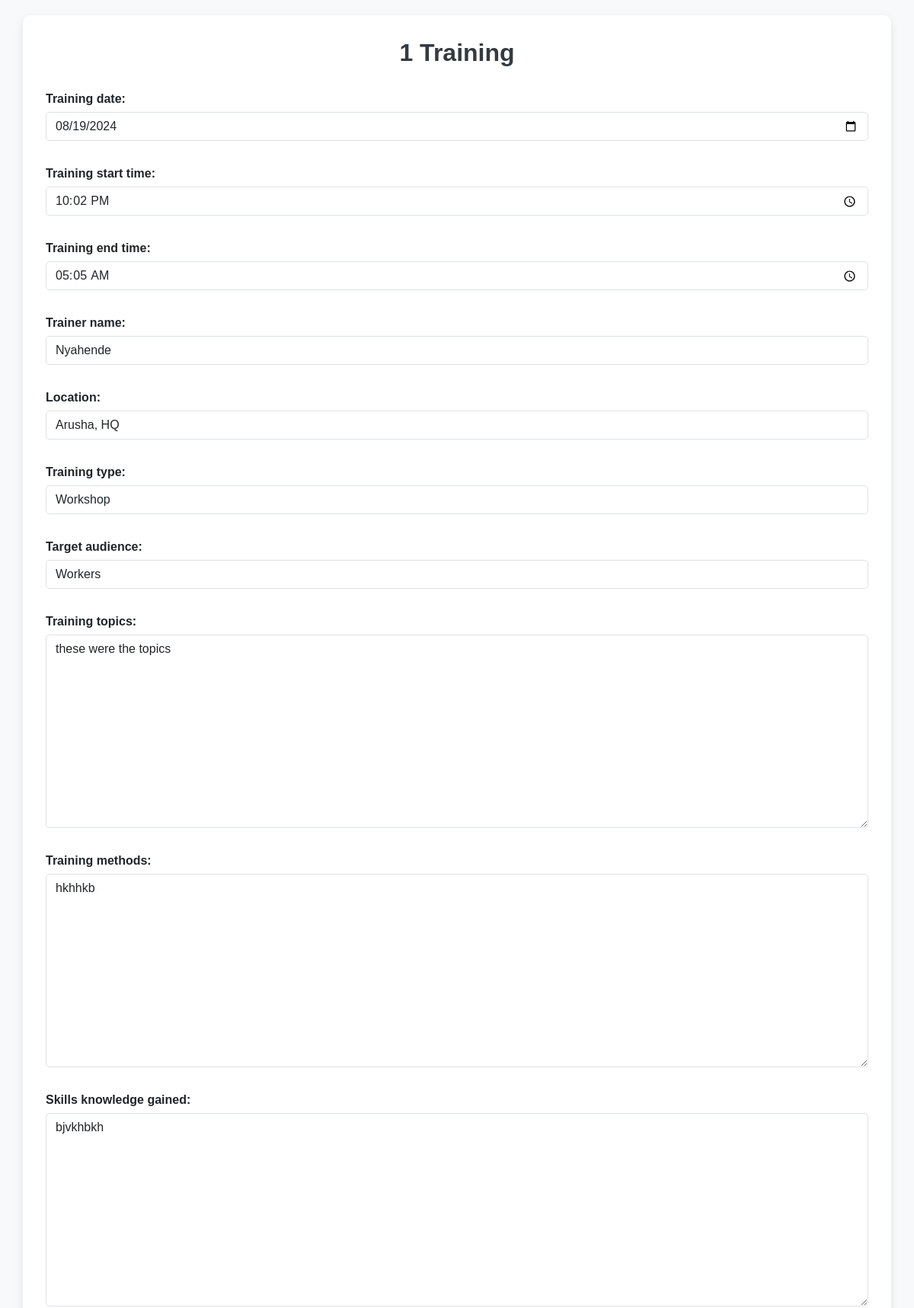
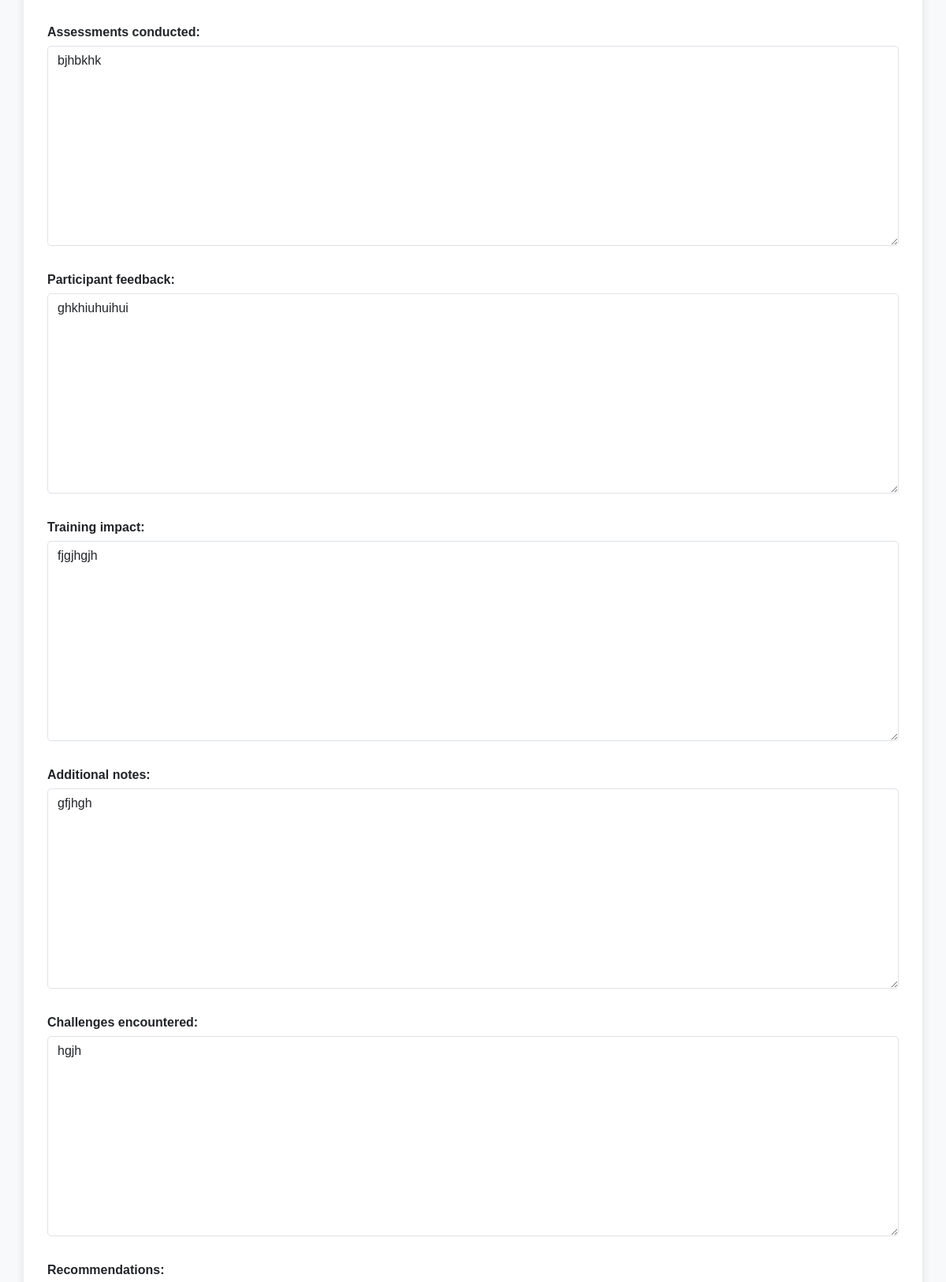
Screenshot of /Training/training/1/edit/ (upper part) with the database file from the repository (2 pictures, top to bottom).
### Training/models.py (models this page shows, shortened)
class Training(models.Model):
    TRAINING_TYPES = [
        ('workshop', 'Workshop'),
        ('seminar', 'Seminar'),
        ('field_demonstration', 'Field Demonstration'),
    ]
    TARGET_AUDIENCES = [
        ('farmers', 'Farmers'),
        ('extension_officers', 'Extension Officers'),
        ('stakeholders', 'Stakeholders'),
        ('workers', 'Workers'),
    ]
    training_date = models.DateField(default=timezone.now)
    training_start_time = models.TimeField()
    training_end_time = models.TimeField()
    trainer_name = models.CharField(max_length=100)
    location = models.CharField(max_length=255)
    training_type = models.CharField(max_length=50, choices=TRAINING_TYPES)
    target_audience = models.CharField(max_length=50, choices=TARGET_AUDIENCES)
    training_topics = models.TextField()
    training_methods = models.TextField()
    skills_knowledge_gained = models.TextField()
    assessments_conducted = models.TextField()
    participant_feedback = models.TextField()
    training_impact = models.TextField()
    additional_notes = models.TextField(blank=True)
    challenges_encountered = models.TextField(blank=True)
    recommendations = models.TextField(blank=True)

### Training/views.py (the view)
# urls.py: path('training/<int:pk>/edit/', views.training_update, name='training_update'),
def training_update(request, pk):
    training = get_object_or_404(Training, pk=pk)
    if request.method == 'POST':
        form = TrainingForm(request.POST, instance=training)
        if form.is_valid():
            form.save()
            return redirect('training_list')
    else:
        form = TrainingForm(instance=training)
    return render(request, 'Training/training_form.html', {'form': form})

### Training/forms.py
class TrainingForm(forms.ModelForm):
    class Meta:
        model = Training
        fields = '__all__'  # Include all fields from the model
        widgets = {
            'training_date': forms.DateInput(attrs={'type': 'date'}),
            'training_start_time': forms.TimeInput(attrs={'type': 'time'}),
            'training_end_time': forms.TimeInput(attrs={'type': 'time'}),
        }

### Training/Templates/Training/training_form.html (shortened to what this page needs)
<!DOCTYPE html>
<html lang="en">
<head>
    <link href="https://cdn.jsdelivr.net/npm/bootstrap@5.3.0/dist/css/bootstrap.min.css" rel="stylesheet">
</head>
<body>
    <div class="container col-md-12">
        <h2>{{ form.instance.id|default:"New" }} Training</h2>
        <form method="post">
            <div class="row">
                {% for field in form %}
                    <div class="col-md-12 mb-3">
                        <div class="form-group">
                            {{ field.label_tag }}
                            {{ field }}
                        </div>
                    </div>
                {% endfor %}
            </div>
        </form>
    </div>
</body>
</html>

### Training/Templates/Training/training_form.html (style rules this page uses)
body { background-color: #f8f9fa; font-family: 'Arial', sans-serif; padding: 20px; }
.container { background-color: #fff; padding: 30px; border-radius: 10px; box-shadow: 0 4px 12px rgba(0, 0, 0, 0.1); margin: auto; }
h2 { text-align: center; color: #343a40; font-weight: bold; margin-bottom: 30px; }
.form-group { margin-bottom: 15px; }
.form-group label { font-weight: 600; display: block; margin-bottom: 5px; }
.form-control { border-radius: 5px; }

### rows the page displays
Training: instance.id "1", form "08/19/2024" "22:02:00" "05:05:00" "Nyahende" "Arusha, HQ" "Workshop" "Workers" "these were the topics" "hkhhkb" "bjvkhbkh" "bjhbkhk" "ghkhiuhuihui" "fjgjhgjh" "gfjhgh" "hgjh"

### other values shown
{{ field.label_tag }} "Training date:" "Training start time:" "Training end time:" "Trainer name:" "Location:" "Training type:" "Target audience:" "Training topics:" "Training methods:" "Skills knowledge gained:" "Assessments conducted:" "Participant feedback:" "Training impact:" "Additional notes:" "Challenges encountered:" "Recommendations:"
